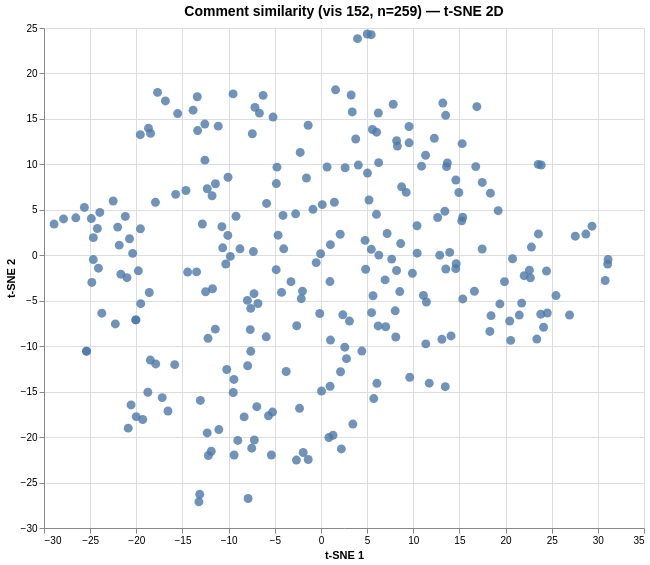

Write a Vega-Lite specification for this figure.
### Vega specification from a JSON file in a GitHub repository (floating-point values rounded to 4 significant figures; data arrays with more than 128 entries replaced by an {"elided": "..."} marker saying what was removed)
{"$schema": "https://vega.github.io/schema/vega/v6.json", "data": [{"name": "param_1e9efca18e7a2868_store"}, {"name": "source_0", "values": {"elided": "259 records"}}, {"name": "source_0_x_domain_dim_1", "values": [{"min": -28.91, "max": 31.11}]}, {"name": "source_0_y_domain_dim_2", "values": [{"min": -27.12, "max": 24.34}]}], "signals": [{"name": "unit", "value": {}, "on": [{"events": "pointermove", "update": "isTuple(group()) ? group() : unit"}]}, {"name": "param_1e9efca18e7a2868", "update": "vlSelectionResolve(\"param_1e9efca18e7a2868_store\", \"union\")"}, {"name": "param_1e9efca18e7a2868_dim_1", "on": [{"events": [{"source": "view", "type": "dblclick"}], "update": "null"}, {"events": {"signal": "param_1e9efca18e7a2868_translate_delta"}, "update": "panLinear(param_1e9efca18e7a2868_translate_anchor.extent_x, -param_1e9efca18e7a2868_translate_delta.x / width)"}, {"events": {"signal": "param_1e9efca18e7a2868_zoom_delta"}, "update": "zoomLinear(domain(\"x\"), param_1e9efca18e7a2868_zoom_anchor.x, param_1e9efca18e7a2868_zoom_delta)"}]}, {"name": "param_1e9efca18e7a2868_dim_2", "on": [{"events": [{"source": "view", "type": "dblclick"}], "update": "null"}, {"events": {"signal": "param_1e9efca18e7a2868_translate_delta"}, "update": "panLinear(param_1e9efca18e7a2868_translate_anchor.extent_y, param_1e9efca18e7a2868_translate_delta.y / height)"}, {"events": {"signal": "param_1e9efca18e7a2868_zoom_delta"}, "update": "zoomLinear(domain(\"y\"), param_1e9efca18e7a2868_zoom_anchor.y, param_1e9efca18e7a2868_zoom_delta)"}]}, {"name": "param_1e9efca18e7a2868_tuple", "on": [{"events": [{"signal": "param_1e9efca18e7a2868_dim_1 || param_1e9efca18e7a2868_dim_2"}], "update": "param_1e9efca18e7a2868_dim_1 && param_1e9efca18e7a2868_dim_2 ? {unit: \"\", fields: param_1e9efca18e7a2868_tuple_fields, values: [param_1e9efca18e7a2868_dim_1,param_1e9efca18e7a2868_dim_2]} : null"}]}, {"name": "param_1e9efca18e7a2868_tuple_fields", "value": [{"field": "dim_1", "channel": "x", "type": "R"}, {"field": "dim_2", "channel": "y", "type": "R"}]}, {"name": "param_1e9efca18e7a2868_translate_anchor", "value": {}, "on": [{"events": [{"source": "scope", "type": "pointerdown"}], "update": "{x: x(unit), y: y(unit), extent_x: domain(\"x\"), extent_y: domain(\"y\")}"}]}, {"name": "param_1e9efca18e7a2868_translate_delta", "value": {}, "on": [{"events": [{"source": "window", "between": [{"source": "scope", "type": "pointerdown"}, {"source": "window", "type": "pointerup"}], "consume": true, "type": "pointermove"}], "update": "{x: param_1e9efca18e7a2868_translate_anchor.x - x(unit), y: param_1e9efca18e7a2868_translate_anchor.y - y(unit)}"}]}, {"name": "param_1e9efca18e7a2868_zoom_anchor", "on": [{"events": [{"source": "scope", "type": "wheel", "consume": true}], "update": "{x: invert(\"x\", x(unit)), y: invert(\"y\", y(unit))}"}]}, {"name": "param_1e9efca18e7a2868_zoom_delta", "on": [{"events": [{"source": "scope", "consume": true, "type": "wheel"}], "update": "pow(1.001, event.deltaY * pow(16, event.deltaMode))", "force": true}]}, {"name": "param_1e9efca18e7a2868_modify", "on": [{"events": {"signal": "param_1e9efca18e7a2868_tuple"}, "update": "modify(\"param_1e9efca18e7a2868_store\", param_1e9efca18e7a2868_tuple, true)"}]}], "marks": [{"type": "symbol", "name": "marks", "from": {"data": "source_0"}, "encode": {"update": {"shape": {"value": "circle"}, "x": {"field": "dim_1", "scale": "x"}, "y": {"field": "dim_2", "scale": "y"}, "opacity": {"value": 0.8}, "size": {"value": 80}, "fill": {"value": "#4c78a8"}, "tooltip": {"signal": "{\"Comment #\": format(datum[\"index\"], \"\"), \"Comment\": isValid(datum[\"comment\"]) ? datum[\"comment\"] : \"\"+datum[\"comment\"]}"}}}, "interactive": true, "clip": true, "style": ["circle"]}], "scales": [{"name": "x", "type": "linear", "domain": [{"signal": "(data(\"source_0_x_domain_dim_1\")[0] || {}).min"}, {"signal": "(data(\"source_0_x_domain_dim_1\")[0] || {}).max"}], "range": [0, {"signal": "width"}], "nice": true, "zero": true, "domainRaw": {"signal": "param_1e9efca18e7a2868[\"dim_1\"]"}}, {"name": "y", "type": "linear", "domain": [{"signal": "(data(\"source_0_y_domain_dim_2\")[0] || {}).min"}, {"signal": "(data(\"source_0_y_domain_dim_2\")[0] || {}).max"}], "range": [{"signal": "height"}, 0], "zero": true, "domainRaw": {"signal": "param_1e9efca18e7a2868[\"dim_2\"]"}, "nice": true}], "axes": [{"scale": "x", "tickCount": {"signal": "ceil(width/40)"}, "maxExtent": 0, "labels": false, "minExtent": 0, "orient": "bottom", "ticks": false, "domain": false, "grid": true, "aria": false, "zindex": 0, "gridScale": "y"}, {"scale": "y", "gridScale": "x", "aria": false, "orient": "left", "tickCount": {"signal": "ceil(height/40)"}, "zindex": 0, "labels": false, "grid": true, "minExtent": 0, "maxExtent": 0, "domain": false, "ticks": false}, {"scale": "x", "labelOverlap": true, "zindex": 0, "labelFlush": true, "orient": "bottom", "title": "t-SNE 1", "tickCount": {"signal": "ceil(width/40)"}, "grid": false}, {"scale": "y", "zindex": 0, "grid": false, "title": "t-SNE 2", "labelOverlap": true, "tickCount": {"signal": "ceil(height/40)"}, "orient": "left"}], "title": {"text": "Comment similarity (vis 152, n=259) — t-SNE 2D", "fontSize": 14, "frame": "group"}, "height": 500, "padding": 5, "width": 600, "background": "white", "style": "cell"}
